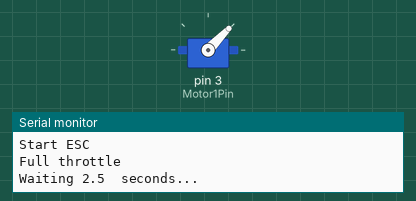
Simulated run of this sketch. Board: Arduino Uno, built with avr-gcc and run on an emulated ATmega328P. Parts: servo, the last lines printed to the serial monitor.

Above: at 6.1 s.
At 8.6 s:
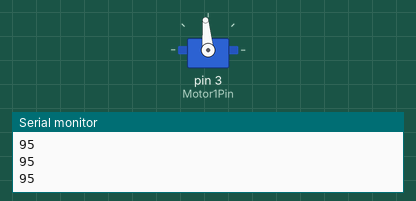
Timing chart, 0 to 38.3 s (numbered marks = the images above):
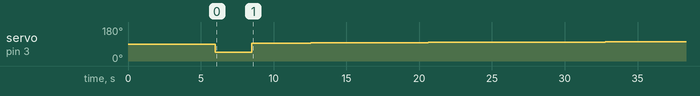

Measured:
- by itself, servo on pin 3 (Motor1Pin): 90° → 46° at 6.0 s, → 95° 2.5 s later, → 96° 4.0 s later, → 97° 4.0 s later, … (9 changes in this stretch)

The sketch:

test_brushless_motor.ino
```cpp
#include <Servo.h>
Servo s1;
#define Motor1Pin 3
int power = 95;
int count = 0;

void setup() {
  // put your setup code here, to run once:
  pinMode(Motor1Pin, OUTPUT);
  Serial.begin(9600);
  Serial.println("Get ready");

  delay(3000);
s1.attach(3);
delay(1);
//s1.write(0);
Serial.println("Start ESC");
delay(3000);
 s1.write(1023);
  Serial.println("Full throttle");
  Serial.println("Waiting 2.5  seconds...");
  delay(2500);
  s1.write(0);
//  Serial.println("Zero throttle");
//  delay(5000);

}

void loop() {

s1.write(power);
Serial.println(power);
delay(20);
count = count +1;
if(count%200 == 0)
  power = power+1;
if(power==110)
{power = 95;}
}
```
